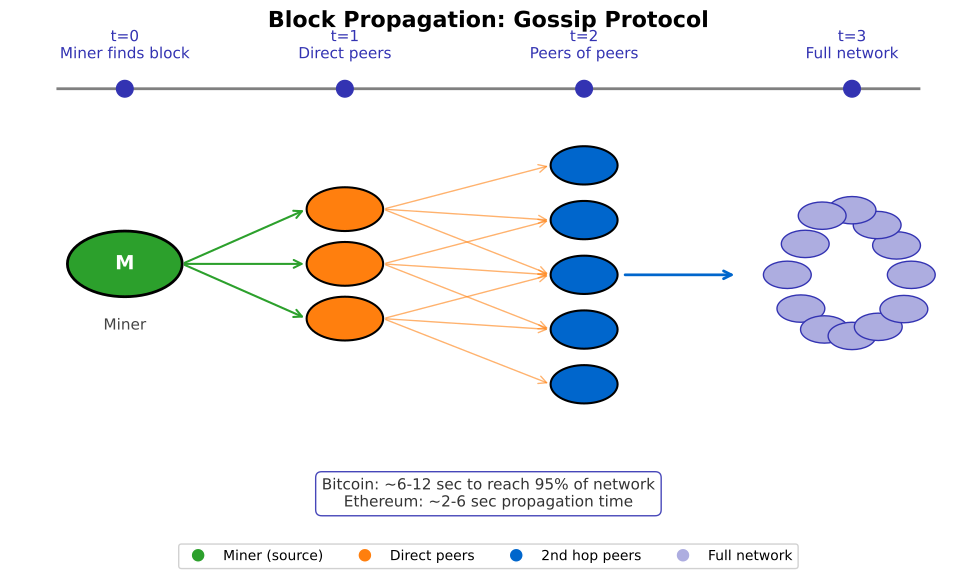

Write Python code to recreate this figure.
"""
Block Propagation via Gossip Protocol
Shows how a new block spreads through the network
"""

import matplotlib.pyplot as plt
import matplotlib.patches as patches
from matplotlib.patches import Circle, FancyBboxPatch, FancyArrowPatch
import numpy as np
from pathlib import Path

CHART_METADATA = {
    'title': 'Block Propagation via Gossip Protocol',
    'url': 'https://github.com/Digital-AI-Finance/Blockchain_Crypto/tree/main/Module_A_Blockchain_Foundations/L02_DLT_Concepts/charts/04_block_propagation'
}

plt.rcParams.update({
    'font.size': 14,
    'axes.labelsize': 14,
    'axes.titlesize': 16,
    'xtick.labelsize': 12,
    'ytick.labelsize': 12,
    'legend.fontsize': 12,
    'figure.figsize': (10, 6),
    'figure.dpi': 150
})

MLPURPLE = '#3333B2'
MLBLUE = '#0066CC'
MLORANGE = '#FF7F0E'
MLGREEN = '#2CA02C'
MLRED = '#D62728'
MLLAVENDER = '#ADADE0'

fig, ax = plt.subplots(figsize=(10, 6))

# Timeline stages
stages = ['t=0\nMiner finds block', 't=1\nDirect peers', 't=2\nPeers of peers', 't=3\nFull network']
stage_x = [0.12, 0.35, 0.60, 0.88]

# Draw timeline
ax.plot([0.05, 0.95], [0.92, 0.92], color='gray', linewidth=2, zorder=1)
for i, (x, label) in enumerate(zip(stage_x, stages)):
    ax.plot(x, 0.92, 'o', markersize=12, color=MLPURPLE, zorder=2)
    ax.text(x, 0.97, label, ha='center', va='bottom', fontsize=11, color=MLPURPLE)

# Stage 0: Miner finds block
ax.add_patch(Circle((0.12, 0.6), 0.06, facecolor=MLGREEN, edgecolor='black', linewidth=2))
ax.text(0.12, 0.6, 'M', ha='center', va='center', fontsize=14, fontweight='bold', color='white')
ax.text(0.12, 0.48, 'Miner', ha='center', fontsize=11, color='#444')

# Stage 1: Direct peers (3 nodes)
peers1_y = [0.7, 0.6, 0.5]
for i, y in enumerate(peers1_y):
    ax.add_patch(Circle((0.35, y), 0.04, facecolor=MLORANGE, edgecolor='black', linewidth=1.5))
    ax.annotate('', xy=(0.31, y), xytext=(0.18, 0.6),
                arrowprops=dict(arrowstyle='->', color=MLGREEN, lw=1.5))

# Stage 2: Peers of peers (6 nodes)
peers2_positions = [(0.60, 0.78), (0.60, 0.68), (0.60, 0.58), (0.60, 0.48), (0.60, 0.38)]
for x, y in peers2_positions:
    ax.add_patch(Circle((x, y), 0.035, facecolor=MLBLUE, edgecolor='black', linewidth=1.5))

# Draw arrows from stage 1 to stage 2
for i, src_y in enumerate(peers1_y):
    for j, (dx, dy) in enumerate(peers2_positions):
        if abs(src_y - dy) < 0.15:
            ax.annotate('', xy=(0.565, dy), xytext=(0.39, src_y),
                        arrowprops=dict(arrowstyle='->', color=MLORANGE, lw=1, alpha=0.6))

# Stage 3: Full network (many nodes)
np.random.seed(123)
n_final = 12
for i in range(n_final):
    angle = 2 * np.pi * i / n_final
    r = 0.12 + 0.05 * np.random.random()
    x = 0.88 + r * np.cos(angle) * 0.4
    y = 0.58 + r * np.sin(angle) * 0.8
    x = max(0.76, min(0.98, x))
    y = max(0.25, min(0.85, y))
    ax.add_patch(Circle((x, y), 0.025, facecolor=MLLAVENDER, edgecolor=MLPURPLE, linewidth=1))

# Arrows from stage 2 to stage 3
ax.annotate('', xy=(0.76, 0.58), xytext=(0.64, 0.58),
            arrowprops=dict(arrowstyle='->', color=MLBLUE, lw=2))

# Legend
legend_elements = [
    plt.Line2D([0], [0], marker='o', color='w', markerfacecolor=MLGREEN, markersize=10, label='Miner (source)'),
    plt.Line2D([0], [0], marker='o', color='w', markerfacecolor=MLORANGE, markersize=10, label='Direct peers'),
    plt.Line2D([0], [0], marker='o', color='w', markerfacecolor=MLBLUE, markersize=10, label='2nd hop peers'),
    plt.Line2D([0], [0], marker='o', color='w', markerfacecolor=MLLAVENDER, markersize=10, label='Full network'),
]
ax.legend(handles=legend_elements, loc='lower center', ncol=4, fontsize=10,
          framealpha=0.9, bbox_to_anchor=(0.5, -0.02))

# Stats box
stats_text = 'Bitcoin: ~6-12 sec to reach 95% of network\nEthereum: ~2-6 sec propagation time'
props = dict(boxstyle='round,pad=0.4', facecolor='white', edgecolor=MLPURPLE, alpha=0.9)
ax.text(0.5, 0.18, stats_text, ha='center', va='center', fontsize=11,
        bbox=props, color='#333')

ax.set_xlim(0, 1)
ax.set_ylim(0.05, 1.02)
ax.axis('off')

plt.title('Block Propagation: Gossip Protocol', fontweight='bold', fontsize=16, pad=5)
plt.tight_layout()

output_path = Path(__file__).parent / 'chart.pdf'
plt.savefig(output_path, bbox_inches='tight', dpi=300)
print(f"Chart saved to: {output_path.absolute()}")
plt.close()
